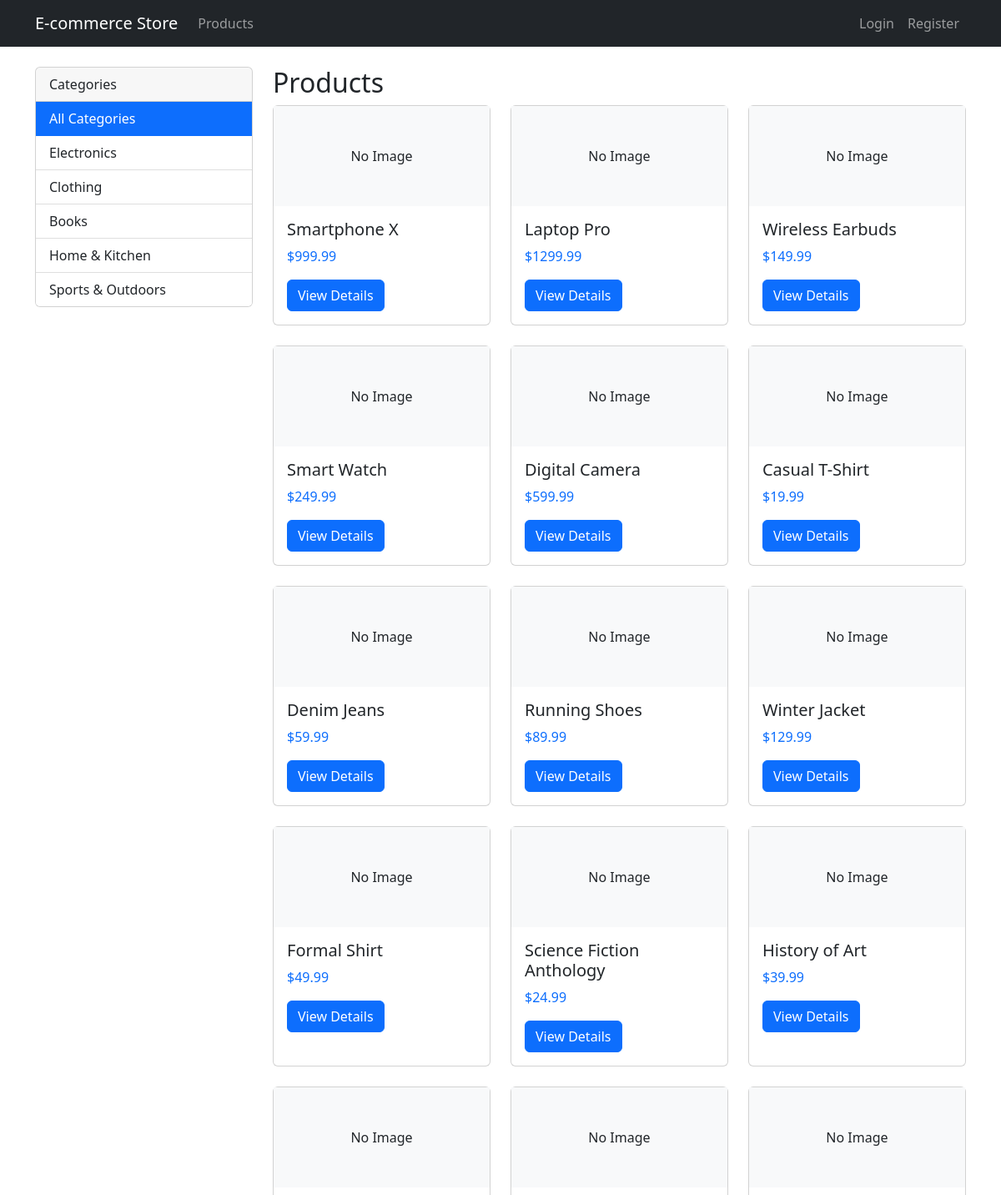
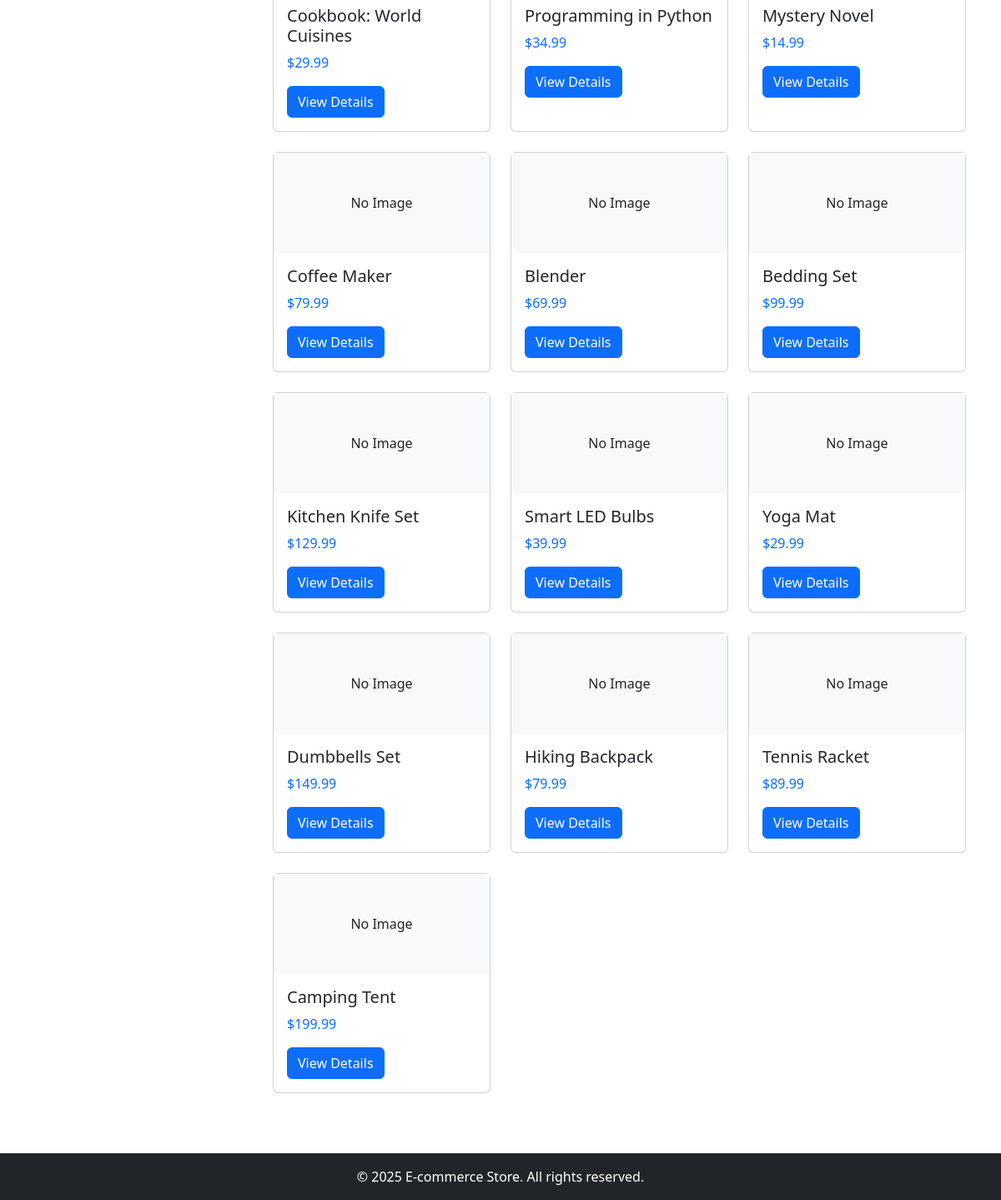
The page / on the database its author committed (2 pictures, top to bottom).
### products/models.py (models this page shows, shortened)
class Category(models.Model):
    name = models.CharField(max_length=100)
    description = models.TextField(blank=True)

class Product(models.Model):
    name = models.CharField(max_length=200)
    description = models.TextField()
    price = models.DecimalField(max_digits=10, decimal_places=2)
    category = models.ForeignKey(Category, related_name='products', on_delete=models.CASCADE)
    stock = models.PositiveIntegerField(default=0)
    image = models.ImageField(upload_to='products/', null=True, blank=True)
    created_at = models.DateTimeField(auto_now_add=True)

### products/views.py (the view)
# urls.py: path('', views.product_list, name='product_list'),
def product_list(request):
    categories = Category.objects.all()
    selected_category = request.GET.get('category')
    if selected_category:
        products = Product.objects.filter(category__id=selected_category)
    else:
        products = Product.objects.all()
    recommended_products = []
    if request.user.is_authenticated:
        model = RecommendationModel()
        model.train()
        recommended_products = model.get_recommendations(request.user.id, top_n=4)
    context = {
        'products': products,
        'categories': categories,
        'selected_category': selected_category,
        'recommended_products': recommended_products
    }
    return render(request, 'products/product_list.html', context)

### templates/products/product_list.html (shortened to what this page needs)
{% extends 'base.html' %}
{% block content %}
    <div class="row">
        <div class="col-md-3">
            <div class="card mb-4">
                <div class="card-header">Categories</div>
                <div class="list-group list-group-flush">
                    <a href="{% url 'products:product_list' %}" class="list-group-item {% if not selected_category %}active{% endif %}">
                        All Categories
                    </a>
                    {% for category in categories %}
                        <a href="{% url 'products:product_list' %}?category={{ category.id }}"
                           class="list-group-item {% if selected_category == category.id|stringformat:'i' %}active{% endif %}">
                            {{ category.name }}
                        </a>
                    {% endfor %}
                </div>
            </div>
        </div>
        <div class="col-md-9">
            <h2>Products</h2>
            <div class="row">
                {% for product in products %}
                    <div class="col-md-4 mb-4">
                        <div class="card product-card">
                            {% if product.image %}
                                <img src="{{ product.image.url }}" class="card-img-top" alt="{{ product.name }}">
                            {% else %}
                                <div class="bg-light text-center p-5">No Image</div>
                            {% endif %}
                            <div class="card-body">
                                <h5 class="card-title">{{ product.name }}</h5>
                                <p class="card-text text-primary">${{ product.price }}</p>
                                <a href="{% url 'products:product_detail' product.id %}" class="btn btn-primary">View Details</a>
                            </div>
                        </div>
                    </div>
                {% empty %}
                    <div class="col-12">
                        <div class="alert alert-info">No products found.</div>
                    </div>
                {% endfor %}
            </div>
        </div>
    </div>
{% endblock %}

### templates/base.html (shortened to what this page needs)
<!DOCTYPE html>
<html lang="en">
<head>
    <link href="https://cdn.jsdelivr.net/npm/bootstrap@5.2.3/dist/css/bootstrap.min.css" rel="stylesheet">
</head>
<body>
    <nav class="navbar navbar-expand-lg navbar-dark bg-dark">
        <div class="container">
            <a class="navbar-brand" href="{% url 'products:product_list' %}">E-commerce Store</a>
            <div class="collapse navbar-collapse" id="navbarNav">
                <ul class="navbar-nav me-auto">
                    <li class="nav-item">
                        <a class="nav-link" href="{% url 'products:product_list' %}">Products</a>
                    </li>
                </ul>
                <ul class="navbar-nav">
                    {% if user.is_authenticated %}
                        <li class="nav-item">
                            <a class="nav-link" href="{% url 'cart:view_cart' %}">
                                <i class="bi bi-cart"></i> Cart
                            </a>
                        </li>
                        <li class="nav-item">
                            <span class="nav-link">Hello, {{ user.username }}</span>
                        </li>
                        <li class="nav-item">
                            <form method="post" action="{% url 'logout' %}">
                                {% csrf_token %}
                                <button type="submit">Logout</button>
                              </form>
                        </li>
                    {% else %}
                        <li class="nav-item">
                            <a class="nav-link" href="{% url 'login' %}">Login</a>
                        </li>
                        <li class="nav-item">
                            <a class="nav-link" href="{% url 'signup' %}">Register</a>
                        </li>
                    {% endif %}
                </ul>
            </div>
        </div>
    </nav>
    <div class="container mt-4">
        {% block content %}{% endblock %}
    </div>
    <footer class="bg-dark text-white text-center py-3 mt-5">
        <div class="container">
            <p class="mb-0">© 2025 E-commerce Store. All rights reserved.</p>
        </div>
    </footer>
</body>
</html>

### templates/base.html (style rules this page uses)
.product-card { height: 100%; transition: transform 0.3s; }

### rows shown on the page
Category: name "Electronics"
Category: name "Clothing"
Category: name "Books"
Category: name "Home & Kitchen"
Category: name "Sports & Outdoors"
Product: image "No Image", name "Smartphone X", price "999.99"
Product: image "No Image", name "Laptop Pro", price "1299.99"
Product: image "No Image", name "Wireless Earbuds", price "149.99"
Product: image "No Image", name "Smart Watch", price "249.99"
Product: image "No Image", name "Digital Camera", price "599.99"
Product: image "No Image", name "Casual T-Shirt", price "19.99"
Product: image "No Image", name "Denim Jeans", price "59.99"
Product: image "No Image", name "Running Shoes", price "89.99"
Product: image "No Image", name "Winter Jacket", price "129.99"
Product: image "No Image", name "Formal Shirt", price "49.99"
Product: image "No Image", name "Science Fiction Anthology", price "24.99"
Product: image "No Image", name "History of Art", price "39.99"
Product: image "No Image", name "Cookbook: World Cuisines", price "29.99"
Product: image "No Image", name "Programming in Python", price "34.99"
Product: image "No Image", name "Mystery Novel", price "14.99"
Product: image "No Image", name "Coffee Maker", price "79.99"
Product: image "No Image", name "Blender", price "69.99"
Product: image "No Image", name "Bedding Set", price "99.99"
Product: image "No Image", name "Kitchen Knife Set", price "129.99"
Product: image "No Image", name "Smart LED Bulbs", price "39.99"
Product: image "No Image", name "Yoga Mat", price "29.99"
Product: image "No Image", name "Dumbbells Set", price "149.99"
Product: image "No Image", name "Hiking Backpack", price "79.99"
Product: image "No Image", name "Tennis Racket", price "89.99"
Product: image "No Image", name "Camping Tent", price "199.99"
